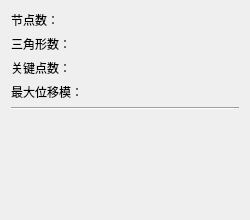
<?xml version="1.0" encoding="UTF-8"?>
<ui version="4.0">
  <class>Disp3DInfoDockPanel</class>
  <widget class="QWidget" name="Disp3DInfoDockPanel">
    <property name="geometry">
      <rect>
        <x>0</x>
        <y>0</y>
        <width>250</width>
        <height>220</height>
      </rect>
    </property>
    <layout class="QGridLayout" name="gridLayout">
      <item row="0" column="0">
        <widget class="QLabel" name="radioButton">
          <property name="text">
            <string>节点数：</string>
          </property>
        </widget>
      </item>
      <item row="0" column="1">
        <widget class="QLabel" name="lab_NumPoints">
          <property name="text">
            <string />
          </property>
        </widget>
      </item>
      <item row="1" column="0">
        <widget class="QLabel" name="radioButton_2">
          <property name="text">
            <string>三角形数：</string>
          </property>
        </widget>
      </item>
      <item row="1" column="1">
        <widget class="QLabel" name="lab_NumPolys">
          <property name="text">
            <string />
          </property>
        </widget>
      </item>
      <item row="2" column="0">
        <widget class="QLabel" name="radioButton_3">
          <property name="text">
            <string>关键点数：</string>
          </property>
        </widget>
      </item>
      <item row="2" column="1">
        <widget class="QLabel" name="lab_NumKeyPoints">
          <property name="text">
            <string />
          </property>
        </widget>
      </item>
      <item row="3" column="0">
        <widget class="QLabel" name="radioButton_4">
          <property name="text">
            <string>最大位移模：</string>
          </property>
        </widget>
      </item>
      <item row="3" column="1">
        <widget class="QLabel" name="lab_MaxDeformation">
          <property name="text">
            <string />
          </property>
        </widget>
      </item>
      <item row="4" column="0" colspan="2">
        <widget class="Line" name="line_5">
          <property name="orientation">
            <enum>Qt::Horizontal</enum>
          </property>
        </widget>
      </item>
      <item row="6" column="0">
        <spacer name="verticalSpacer_2">
          <property name="orientation">
            <enum>Qt::Vertical</enum>
          </property>
          <property name="sizeHint" stdset="0">
            <size>
              <width>20</width>
              <height>3</height>
            </size>
          </property>
        </spacer>
      </item>
    </layout>
  </widget>
  <resources />
  <connections />
</ui>
